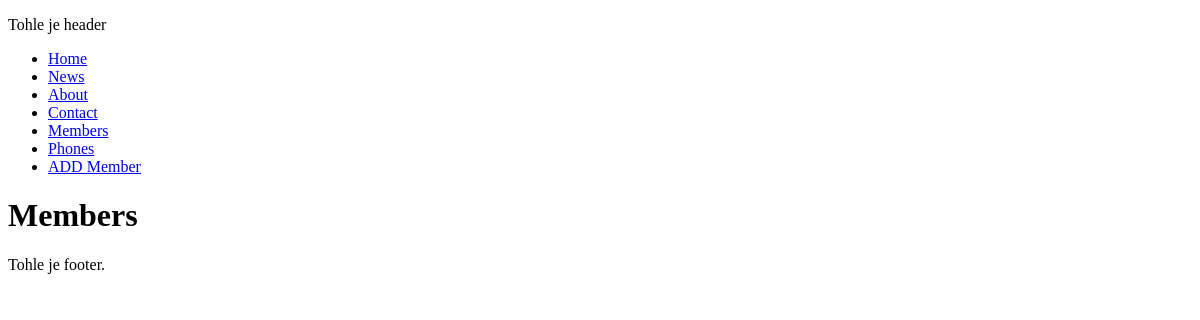
Page /members on the earlier database version.
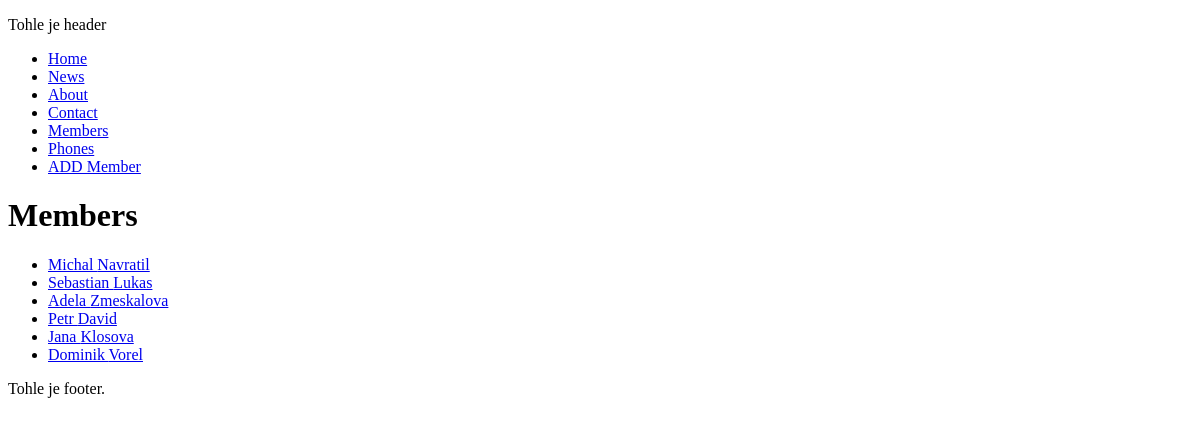
Same page on the later database version.
### core/models.py (models this page shows)
class Member(models.Model):
    firstname = models.CharField(max_length=255)
    lastname = models.CharField(max_length=255)

### core/views/views.py (the view)
# urls.py: path('members', members, name='members'),
def members(request):
  mymembers = Member.objects.all().values()
  template = loader.get_template('members.html')
  context = {
    'mymembers': mymembers,
  }
  return HttpResponse(template.render(context, request))

### core/templates/members.html (shortened to what this page needs)
{% extends "master.html" %}
{% block content %}
<h1>Members</h1>
<ul>
  {% for x in mymembers %}
    <li><a href="details/{{ x.id }}">{{ x.firstname }} {{ x.lastname }}</a></li>
  {% endfor %}
</ul>
{% endblock %}

### core/templates/master.html
<!DOCTYPE html>
<html lang="en">
{% include "head.html" %}
<body>
{% include "header.html" %}
{% block content %}
{% endblock %}
{% include "footer.html" %}
</body>
</html>

### core/templates/head.html (shortened to what this page needs)
<head>
</head>

### core/templates/header.html
<header>
    <p>Tohle je header</p>
    {% include "navigation.html" %}
</header>

### core/templates/navigation.html
<nav>
    <ul>
        <li><a href="{% url 'Home page' %}">Home</a></li>
        <li><a href="{% url 'News page' %}">News</a></li>
        <li><a href="{% url 'About page' %}">About</a></li>
        <li><a href="{% url 'Contact page' %}">Contact</a></li>
        <li><a href="{% url 'members' %}">Members</a></li>
        <li><a href="{% url 'phones' %}">Phones</a></li>
        <li><a href="{% url 'member_form' %}">ADD Member</a></li>
    </ul>
</nav>

### core/templates/footer.html
<footer>
    Tohle je footer.
</footer>

Differences in the rows shown:
added Member: firstname "Michal", lastname "Navratil"
added Member: firstname "Sebastian", lastname "Lukas"
added Member: firstname "Adela", lastname "Zmeskalova"
added Member: firstname "Petr", lastname "David"
added Member: firstname "Jana", lastname "Klosova"
added Member: firstname "Dominik", lastname "Vorel"
